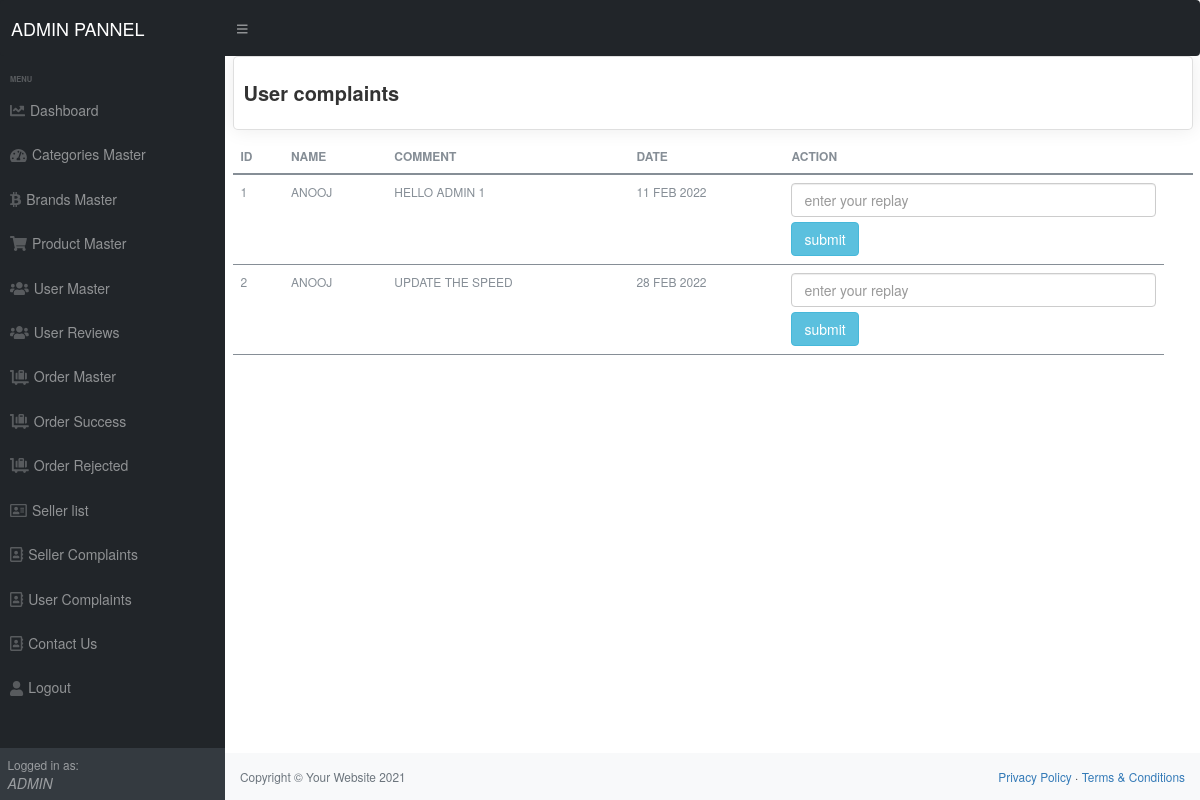
/admin/User_complaints.php (signed in), run on the app's committed database.
### tables this page shows
CREATE TABLE `user_complaints` (
  `complaint_id` int(11) NOT NULL,
  `user_id` int(11) NOT NULL,
  `mssg` text NOT NULL,
  `date` datetime NOT NULL
);

CREATE TABLE `user` (
  `id` int(11) NOT NULL,
  `name` varchar(255) NOT NULL,
  `password` varchar(50) NOT NULL,
  `email` varchar(50) NOT NULL,
  `mobile` varchar(15) NOT NULL,
  `added_on` datetime NOT NULL
);

### admin/User_complaints.php (the view, shortened to what this page needs)
<?php
require('top.php');
	$sql="select  user.name as name,mssg,date,complaint_id  from user_complaints,user  where user.id=user_complaints.user_id  order by  complaint_id  asc";
$res=mysqli_query($con,$sql);
?>
<div id="layoutSidenav_content">
<main>
<div class="container-fluid">
 <div class="row">
     <div class="col-xl-12">
         <div class="card">
             <div class="card-body">
                 <h4 class="box-title"> User complaints </h4>
             </div>
           </div>
             <table class="table">
                    <thead>
                        <tr>
                            <th>ID</th>
                            <th>Name</th>
                            <th>Comment</th>
                            <th>Date</th>
                            <th>action</th>
                            <th></th>
                        </tr>
                    </thead>
                    <tbody>
                    <?php
                    $i=1;
						while($row=mysqli_fetch_assoc($res)){
									?>
				 <tr>
                   <td><?php echo $i?></td>
				   <td><?php echo $row['name'] ?></td>
				   <td><?php echo $row['mssg'] ?></td>
				   <td><?php   $date_p=strtotime( $row['date']);
                   echo date('d M Y',$date_p); ?></td>
             <td>
             <form method="post">
             <input class='form-control bt-mr-5' type='text' name="mssg" placeholder='enter your replay'>
            <button type="submit" class="btn btn-info" name="feedback_btn">submit </button>
            </form>
        </td>
             </tr>
              <?php $i++; } ?>
                 </tbody>
                </table>
             </div>
          </div>
      </div>
</main>
<?php
require('footer.php');
?>

### admin/top.php (shortened to what this page needs)
<?php
require('connection.inc.php');
    $sql="select * from admin_users";
    $res=mysqli_query($con,$sql);
    $row=mysqli_fetch_assoc($res);
?>
<!DOCTYPE html>
<html lang="en">
<head>
    <link href="css/styles.css" rel="stylesheet" />
   <link href="css/bootstrap.min.css" rel="stylesheet">
   <link href="css/custom.css" rel="stylesheet">
</head>
<body class="sb-nav-fixed">
    <nav class="sb-topnav navbar navbar-expand navbar-dark bg-dark">
        <a class="navbar-brand ps-3" href="#">ADMIN PANNEL</a>
        <button class="btn btn-link btn-sm order-1 order-lg-0 me-4 me-lg-0" id="sidebarToggle" href="#!"><i
                class="fas fa-bars"></i></button>
  </nav>
    <div id="layoutSidenav">
        <div id="layoutSidenav_nav">
            <nav class="sb-sidenav accordion sb-sidenav-dark" id="sidenavAccordion">
                <div class="sb-sidenav-menu">
                    <div class="nav">
                        <div class="sb-sidenav-menu-heading">menu</div>
                        <a class="nav-link" href="dashboard.php">
                            <div class="sb-nav-link-icon"><i class="fas fa-chart-line"></i></div>
                            Dashboard
                        </a>
                        <a class="nav-link" href="categories.php">
                            <div class="sb-nav-link-icon"><i class="fas fa-tachometer-alt"></i></div>
                            Categories Master
                        </a>
                        <a class="nav-link" href="brand.php">
                            <div class="sb-nav-link-icon"><i class="fab fa-btc"></i></div>
                            Brands Master
                        </a>
                        <a class="nav-link" href="product.php">
                            <div class="sb-nav-link-icon"><i class="fas fa-shopping-cart"></i></div>
                            Product Master
                        </a>
                        <a class="nav-link" href="users.php">
                            <div class="sb-nav-link-icon"><i class="fas fa-users"></i></div>
                            User Master
                        </a>
                        <a class="nav-link" href="product_review.php">
                            <div class="sb-nav-link-icon"><i class="fas fa-users"></i></div>
                            User Reviews
                        </a>
                        <a class="nav-link" href="orders.php">
                            <div class="sb-nav-link-icon"><i class="fas fa-luggage-cart"></i></div>
                            Order Master
                        </a>
                        <a class="nav-link" href="order__Success.php">
                            <div class="sb-nav-link-icon"><i class="fas fa-luggage-cart"></i></div>
                            Order Success
                        </a>
                        <a class="nav-link" href="order__Rejected.php">
                            <div class="sb-nav-link-icon"><i class="fas fa-luggage-cart"></i></div>
                            Order Rejected
                        </a>
                        <a class="nav-link" href="seller.php">
                            <div class="sb-nav-link-icon"><i class="far fa-address-card"></i></div>
                            Seller list
                        </a>
                        <a class="nav-link" href=" seller_complaints.php">
                            <div class="sb-nav-link-icon"><i class="far fa-address-book"></i></div>
                            Seller Complaints
                        </a>
                        <a class="nav-link" href=" User_complaints.php">
                            <div class="sb-nav-link-icon"><i class="far fa-address-book"></i></div>
                            User Complaints
                        </a>
                        <a class="nav-link" href="contact_us.php">
                            <div class="sb-nav-link-icon"><i class="far fa-address-book"></i></div>
                            Contact Us
                        </a>
                        <a class="nav-link" href="logout.php">
                            <div class="sb-nav-link-icon"><i class="fas fa-user"></i></div>
                            Logout
                        </a>
                    </div>
                </div>
                <div class="sb-sidenav-footer">
                    <div class="small">Logged in as:</div>
                   <em style="text-transform: uppercase;"> <?php echo $row['username'] ?></em>
                </div>
            </nav>
        </div>

### admin/css/custom.css (style rules this page uses)
.bt-mr-5 { margin-bottom: 5px; }
.card { margin-bottom: 10px; border-radius: 5px; border: 10 solid transparent; -webkit-box-shadow: 0 0 20px rgba(0, 0, 0, .08); box-shadow: 0 0 20px rgba(0, 0, 0, .08); }
.card .card-body { float: left; position: relative; width: 100%; }
.card .box-title { font-weight: 600; font-size: 20px; padding: 5px 0; }
.table { border: none; border-bottom-color: currentcolor; border-bottom-style: none; border-bottom-width: medium; color: #868e96; font-size: 12px; font-weight: 400; padding: .75em 1.25em; text-transform: uppercase; }

### data on the page
user_complaints: user.name "ANOOJ", mssg "HELLO ADMIN 1", date "11 FEB 2022"
user_complaints: user.name "ANOOJ", mssg "UPDATE THE SPEED", date "28 FEB 2022"

### other printed values
$row['username'] "ADMIN"
